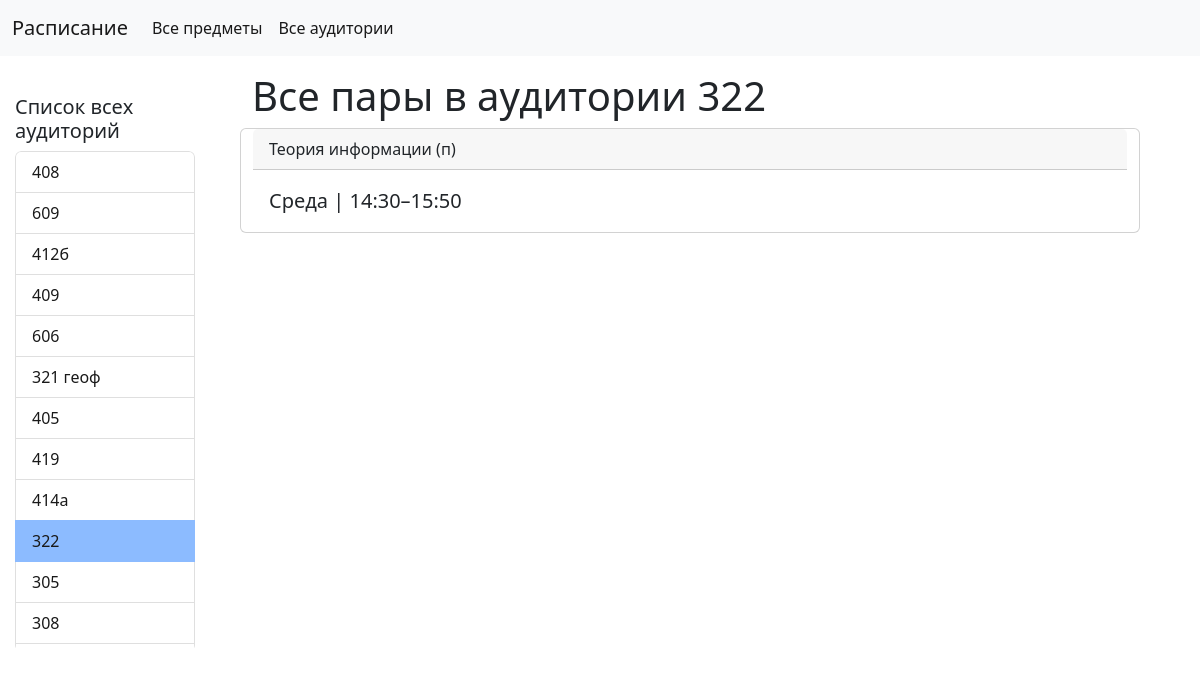
/polls/rooms/322/, run on the app's committed database.
### mysite/apps/polls/models.py (models this page shows, shortened)
class Subject(models.Model):
    name = models.CharField("Название дисциплины", max_length = 130)
    lecture_practice = models.CharField("Тип", max_length = 4, default = '')
    class Meta:
        verbose_name = "Предмет"
        verbose_name_plural = "Предметы"

class Timetable(models.Model):
    subject = models.ForeignKey(Subject, on_delete=models.CASCADE)
    time = models.CharField('Время', max_length = 40)
    room = models.CharField('Аудитория', max_length = 10)
    weekday = models.CharField('День', max_length = 30)
    class Meta:
        verbose_name = "Расписание"
        verbose_name_plural = "Расписания"

### mysite/apps/polls/views.py (the view)
# urls.py: path("rooms/<str:room_id>/", views.room),
def room(request, room_id):
    subs = []
    stt = set()
    for item in Timetable.objects.filter(room = room_id):
        subs.append({'lecture_practice': item.subject.lecture_practice,'name': Subject.objects.values_list('name').get(name = item.subject.name, lecture_practice = item.subject.lecture_practice)[0],'time':item.time,'week':item.weekday})
    rooms = [x for x in Timetable.objects.values('room').distinct()][1::]
    return render(request, 'polls/room_sub.html', context = {'subs': subs,"room": room_id,'rooms': rooms,  'title': 'РасПисьАние'})

### mysite/apps/polls/templates/polls/room_sub.html (shortened to what this page needs)
<!doctype html>
<html lang="en">
  <head>
    <link href="https://cdn.jsdelivr.net/npm/bootstrap@5.2.1/dist/css/bootstrap.min.css" rel="stylesheet">
  </head>
  <body>
    <nav class="navbar navbar-expand-lg bg-light">
  <div class="container-fluid">
    <a class="navbar-brand" href="\">Расписание</a>
    <div class="collapse navbar-collapse" id="navbarNav">
      <ul class="navbar-nav">
        <li class="nav-item"><a class="nav-link active" aria-current="page" href="\polls\">Все предметы</a></li>
        <li class="nav-item"><a class="nav-link active" aria-current="page" href="\polls\rooms\">Все аудитории</a></li>
      </ul>
    </div>
  </div>
</nav>
<div class="wrap">
  <div class = "container mt-3">
    <h1>Все пары в аудитории {{ room }}</h1>
    <div class = 'row'>
      {% for item in subs %}
      <div class="card mb-3">
    <div class="card-header">
      {{ item.name }} ({{item.lecture_practice}})
    </div>
    <div class="card-body">
      <blockquote class="blockquote mb-0">
        <p>{{item.week}} | {{item.time}}</p>
      </blockquote>
    </div>
  </div>
      {% endfor %}
    </div>
  </div>
</div>
<div class="Huinya">
 <h5>Список всех аудиторий</h5>
 <ul class="list-group">
   {% for item in rooms %}
   {% if  item.room == room %}
    <li class="list-group-item active" aria-current="true">
     <a href="/polls/rooms/{{item.room}}" >{{item.room}}</a>
    </li>
    {% else %}
    <li class="list-group-item">
     <a href="/polls/rooms/{{item.room}}">{{item.room}}</a>
    </li>
   {% endif %}
   {% endfor %}
 </ul>
</div>
  </body>
</html>

### mysite/apps/polls/templates/polls/room_sub.html (style rules this page uses)
.wrap { width: 75%; margin: 0 5% 0 auto; }
.list-group { overflow-y: overlay; max-height: 500px; }
.Huinya { width: 15%; position: absolute; top: 95px; left: 15px; }
.list-group-item.active { z-index: 2; color: var(--bs-list-group-active-color); background-color: #8cbbff; border-color: #8cbbff; }
a { color: #191919; text-decoration: none; }

### data on the page
Subject: name "Теория информации", lecture_practice "п", week "Среда", time "14:30–15:50"

### other printed values
{{ room }} "322"
{{ item.room }} "408" "609" "412б" "409" "606" "321 геоф" "405" "419" "414а" "305" "308"
{{ item.room }} "322"
